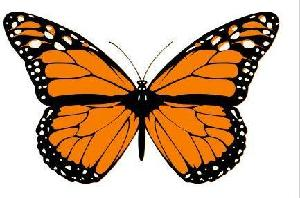
#> input picture photos/image_0001.jpg, 300 x 198 px; its folder holds only this picture in this run
$ python thirdMultipleTime.py
#> lines starting #> are read from the running program, lines starting #| are printed output that depends on the picture
# third, increment key is based on coordinates (concatenation(i, j)+(i*j) mod 256)
import os
from PIL import Image
import time

def generate_key(i, j):
    # concatenation
    concatenated_key = int(str(i) + str(j))
    # (concatenation(i, j)+(i*j) mod 256)
    key = (concatenated_key + (i * j)) % 256

    return key

def circular_add(value, increment, max_value=255):
    # circular increment(wraps around 256 to 0)
    result = (value + increment) % (max_value + 1)
    return result

def encrypt_image(image_path, output_folder, index):
    # open image
#> called with image_path = 'photos/image_0001.jpg', output_folder = 'encrypted', index = 1
    img = Image.open(image_path)
#> img is the input picture: PIL image 300x198 RGB; mean R, G, B 199.1, 169.9, 145

    # convert image to RGB mode
    img = img.convert("RGB")

    width, height = img.size
#> width = 300; height = 198

    pixels = img.load()

    # encrypt each pixel using pixel-specific key
    for i in range(width):
        for j in range(height):
            r, g, b = pixels[i, j]
            key = generate_key(i, j)
            pixels[i, j] = (
                circular_add(r, key),       # adding cuz encrypting
                circular_add(g, key),
                circular_add(b, key)
            )

    # Save encrypted image
    filename = str(index) + ".png"
    encrypted_img_path = os.path.join(output_folder, filename)
    img.save(encrypted_img_path)
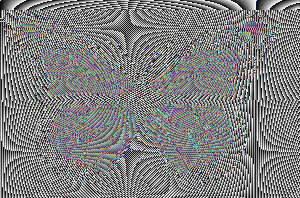
#> saved as 1.png: PIL image 300x198 RGB; mean R, G, B 127.3, 127.4, 127.5


def decrypt_image(encrypted_image_path, output_folder, index):
    # open encrypted image
#> called with encrypted_image_path = 'encrypted/1.png', output_folder = 'decrypted', index = 1
    img = Image.open(encrypted_image_path)

    # convert image to RGB mode
    img = img.convert("RGB")

    width, height = img.size

    pixels = img.load()

    # decrypt each pixel using pixel-specific key
    for i in range(width):
        for j in range(height):
            r, g, b = pixels[i, j]
            key = generate_key(i, j)
            pixels[i, j] = (
                circular_add(r, -key),      # subtracting cuz decrypting
                circular_add(g, -key),
                circular_add(b, -key)
            )

    # Save decrypted image
    filename = str(index) + ".png"
    decrypted_img_path = os.path.join(output_folder, filename)
    img.save(decrypted_img_path)

if __name__ == "__main__":
    # Create folders if they don't exist
    output_encrypted_folder = "encrypted"
    output_decrypted_folder = "decrypted"
    if not os.path.exists(output_encrypted_folder):
        os.makedirs(output_encrypted_folder)
    if not os.path.exists(output_decrypted_folder):
        os.makedirs(output_decrypted_folder)

    # Start measuring time (milliseconds)
    start_time = time.time() * 1000

    # Process all images in the 'photos' folder
    photo_folder = "photos"
    index = 1
    for filename in os.listdir(photo_folder):
        if filename.endswith(".jpg") or filename.endswith(".png"):
            image_path = os.path.join(photo_folder, filename)
            encrypt_image(image_path, output_encrypted_folder, index)
#> (the run stopped early here; a loop or call above may not have finished)
